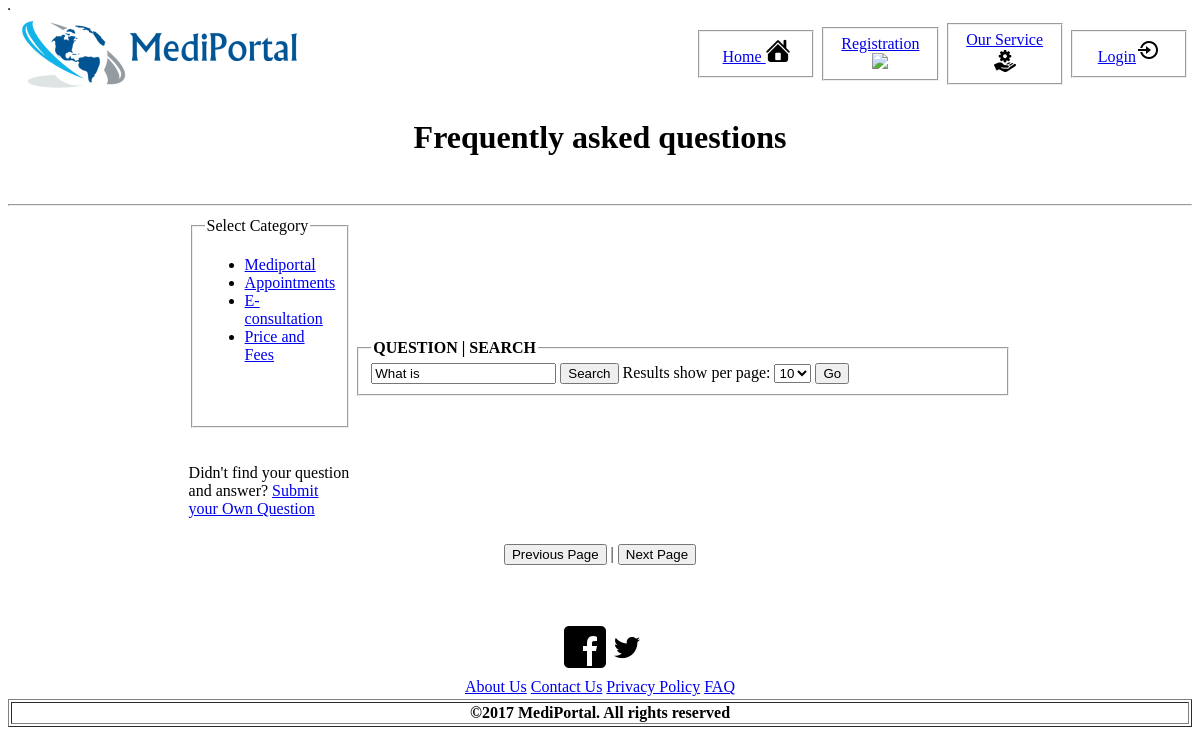
The page /FAQ/econsultation.php on the database as committed earlier.
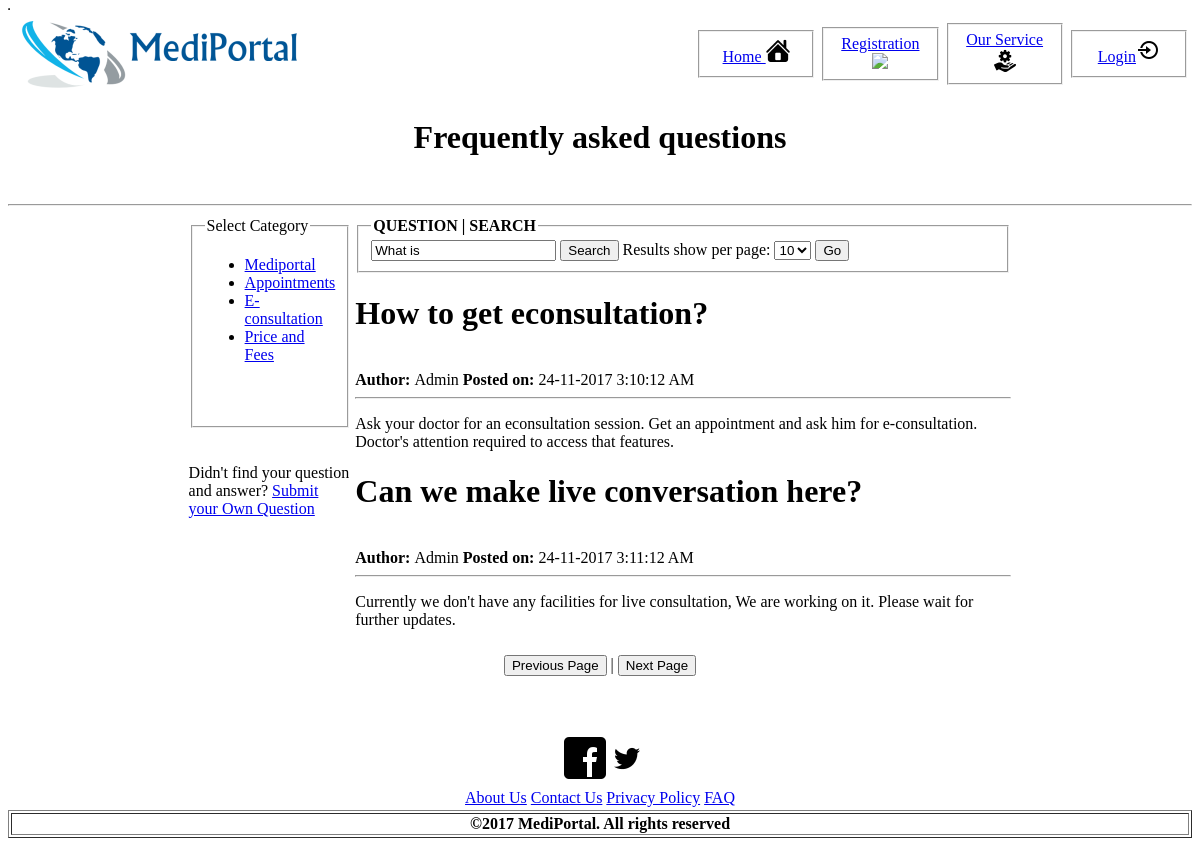
The same page on the database as committed later.
### tables this page shows
CREATE TABLE `faq` (
  `id` int(11) NOT NULL,
  `category` varchar(30) NOT NULL,
  `Author` varchar(100) NOT NULL,
  `Question` text NOT NULL,
  `Answer` text,
  `Time` varchar(50) NOT NULL,
  `Date` varchar(50) NOT NULL,
  `status` varchar(30) NOT NULL
);

### FAQ/econsultation.php (the view, shortened to what this page needs)
<?php
        $query = "Select * from `faq` where category = 'econsultation'";
        $conn = mysqli_connect("localhost", "root", "", "mediportal_db", 3306);
        mysqli_set_charset($conn,"utf8");
        $result = mysqli_query($conn, $query);
        $faqArray = array();
        while(($row = mysqli_fetch_assoc($result))!=null){
                    $faqArray[] = array('id'=>$row['id'],'category'=>$row['category'],'author'=>$row['Author'],'question'=>$row['Question'],'answer'=>$row['Answer'],'time'=>$row['Time'],'date'=>$row['Date'], 'status'=>$row['status']);
                    }
?>
<!DOCTYPE>
<html>
<head>
</head>
<body>
	<table border="1">
		<div>
				<div>
				<table align="center" width="100%">
					<tr align="right">
						<td width="10%">
							<a href="../Home.php"><img src="../images/logo.png" align="left"></a>
						</td>
						<td width="30%">&nbsp;</td>
						<td align="center" width="10%">
							<fieldset><a href="../Home.php" >Home <img src="../images/home.png"></a></fieldset>
						</td>
						<td width="10%" align="center">
							<fieldset><a href="../Registration.php">Registration<img src="../images/registration.png"></a></fieldset>
						</td>
						<td width="10%" align="center">
							<fieldset><a href="../service.php">Our Service<img src="../images/service.png"></a></fieldset>
						</td>
						<td width="10%" align="center">
							<fieldset><a href="../Login.php">Login<img src="../images/login.png"></a></fieldset>
						</td>
					</tr>
				</table>
		</div>
<div>
	<h1 align="center">Frequently asked questions</h1>
	<br><hr>
</div>
<div>
	<table width="70%" align="center">
		<tr>
			<td width="20%" valign="top">
				<fieldset>
					<legend>Select Category</legend>
					<ul>
						<li><a href="mediportal.php">Mediportal</a></li>
						<li><a href="appointments.php">Appointments</a></li>
						<li><a href="econsultation.php">E-consultation</a></li>
						<li><a href="priceandfee.php">Price and Fees</a></li>
							<br><br>
					</ul>
				</fieldset><br><br>
				Didn't find your question and answer?
				<a href="ownQuestion.php">Submit your Own Question</a>
			</td>
			<td>
				<fieldset>
                                         <legend><b>QUESTION | SEARCH</b></legend>
                                          <input value="What is" />
                                        <input type="submit" value="Search" />
                                        Results show per page: <select>
                                            <option>10</option>
                                        </select>
                                        <button onclick="ResultPerPage()">Go</button>
                                    </fieldset>
						<?php
									for ($i=0; $i < count($faqArray); $i++) {
										echo "<h1>";
										echo $faqArray[$i]['question'];;
										echo "</h1>";
										echo "<br/><b>Author: </b>".$faqArray[$i]['author'];
										echo "  <b>Posted on: </b>".$faqArray[$i]['date']." ".$faqArray[$i]['time'];
										echo "<br><hr>";
										echo "<p>";
										echo $faqArray[$i]['answer'];
										echo "</p>";
									}
								?>
			</td>
		</tr>
		<tr>
			<td>&nbsp;</td>
		</tr>
		<tr>
			<td align="center" colspan="2">
				<button>Previous Page</button> | <button>Next Page</button>
			</td>
		</tr>
		<tr>
			<td><h2>&nbsp;</h2></td>
		</tr>
	</table>
</div>
<div>
		<table align="center">
			<tr align="center">
				<td>
				<a href="https://www.facebook.com/">
				<img src="../images/facebook.png">
                 </a>
             </td>
				<td>
						<a href="https://www.twitter.com/">
						<img src="../images/twitter.png">
					</a>
				</td>
			</tr>
		</table>
		<table align="center">
			<tr>
				<td align="center" colspan="3">
				<a href="../About_Us.php">About Us   </a>
			</td>
			<td align="center" colspan="3">
				<a href="../Contact_Us.php">Contact Us   </a>
			</td>
			<td align="center" colspan="3">
				<a href="../privacyPolicy.php">Privacy Policy   </a>
			</td>
			<td align="center" colspan="3">
				<a href="../faq.php">FAQ</a>
			</td>
			</tr>
		</table>
	</div>
	</div>
</table>
<div>
<table align="center" width="100%" border="1">
<tr>
<td align="center" colspan="3">
<b>&copy;2017 MediPortal. All rights reserved</b>
</td>
</tr>
</table>
</div>
</body>
</html>

Rows that differ between the two databases and show on the page:
now on this page (row edited): faq: Question "How to get econsultation?", Author "Admin", Date "24-11-2017", Time "3:10:12 AM", Answer "Ask your doctor for an econsultation session. Get an appointment and ask him for e-consultation. Doctor's attention required to access that features."
added faq: Question "Can we make live conversation here?", Author "Admin", Date "24-11-2017", Time "3:11:12 AM", Answer "Currently we don't have any facilities for live consultation, We are working on it. Please wait for further updates."
